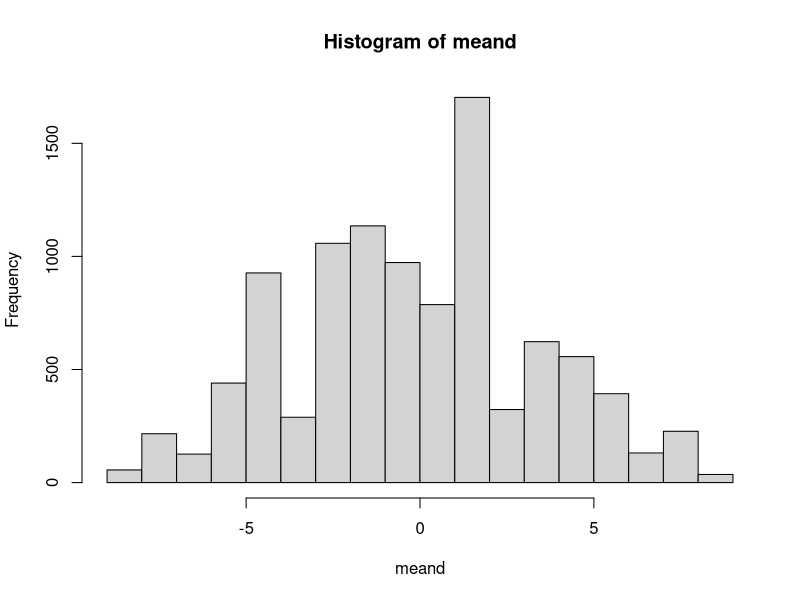

The R source for this figure:
worms <- c(1,  2,  2, 10,  7, 16, 10, 10,  7, 17)
worms
mean(worms[1:5])
mean(worms[6:10])
#

index <- sample(10, 5, replace = FALSE)
mean(worms[index]) - mean(worms[-index])




sims <- 10000
meand <- numeric(sims)
for(i in 1:sims){
  index <- sample(10, 5, replace = FALSE)
  meand[i] <- mean(worms[index]) - mean(worms[-index])
}
hist(meand)
pvalue <- (sum(meand >= 7.6) + 1)/(sims + 1)
pvalue